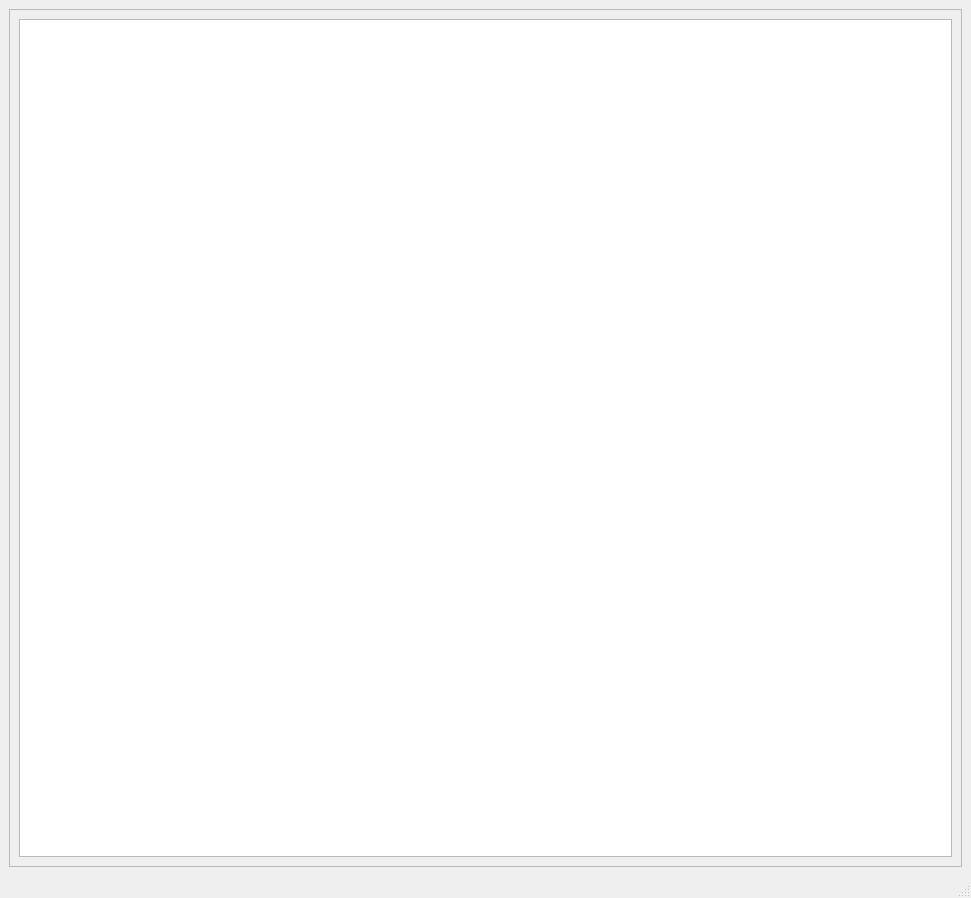
<?xml version="1.0" encoding="UTF-8"?>
<ui version="4.0">
 <class>resiltTable</class>
 <widget class="QMainWindow" name="resiltTable">
  <property name="geometry">
   <rect>
    <x>0</x>
    <y>0</y>
    <width>971</width>
    <height>898</height>
   </rect>
  </property>
  <property name="windowTitle">
   <string>MainWindow</string>
  </property>
  <widget class="QWidget" name="centralwidget">
   <layout class="QVBoxLayout" name="verticalLayout">
    <item>
     <widget class="QFrame" name="frame">
      <property name="frameShape">
       <enum>QFrame::StyledPanel</enum>
      </property>
      <property name="frameShadow">
       <enum>QFrame::Raised</enum>
      </property>
      <layout class="QVBoxLayout" name="verticalLayout_2">
       <item>
        <widget class="QTableWidget" name="tableWidget">
         <property name="editTriggers">
          <set>QAbstractItemView::NoEditTriggers</set>
         </property>
        </widget>
       </item>
      </layout>
     </widget>
    </item>
   </layout>
  </widget>
  <widget class="QStatusBar" name="statusbar"/>
 </widget>
 <resources/>
 <connections/>
</ui>
